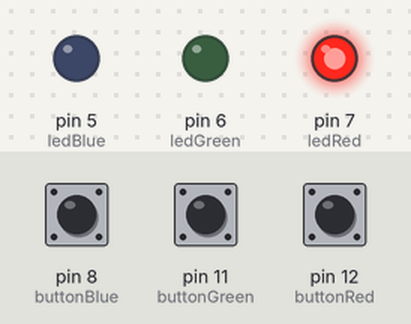
Simulated run of this sketch. Board: Arduino Uno, built with avr-gcc and run on an emulated ATmega328P. On the bench: output pins drawn as LEDs (lit = HIGH). The test bench sets the inputs (shaded band); at power-on: pin 12 (buttonRed) LOW, pin 8 (buttonBlue) LOW, pin 11 (buttonGreen) LOW. Random numbers use the default seed unless the sketch sets one.

Above: at 4.2 s.
4.3 s: pin 12 (buttonRed) pulled HIGH for 0.15 s
At 5.7 s:
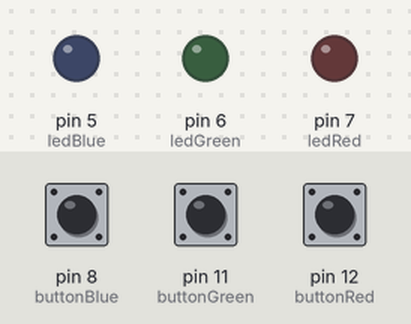
At 7.5 s:
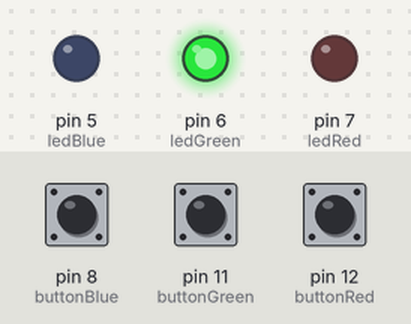
Timing chart, 0 to 10.6 s (numbered marks = the images above; inputs shaded):
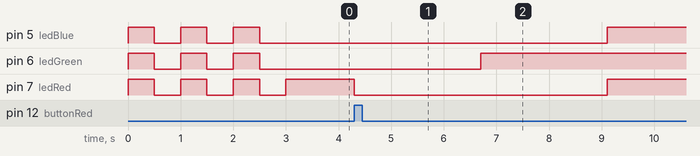

The sketch:

speedtester.ino
```cpp
// Led valojen pin numerot
const int ledRed = 7;
const int ledGreen = 6;
const int ledBlue = 5;

// Nappuloiden pin numerot
const int buttonRed = 12;
const int buttonGreen = 11;
const int buttonBlue = 8;

// Painetun nappulan pin numero. Käsitellään keskeytyksessä.
// Volatile tarkoittaa sitä, että arvo voi muuttua ennalta odottamattomalla tavalla. Estää kääntäjää optimoimasta sitä esim vakioksi.
volatile int buttonPressedPin = -1;

// Ennalta määrätty PCI metodi portille B (pins D8:D13)
// Rekisteröi mitä näppäintä painettiin.
ISR (PCINT0_vect) {
  if ( digitalRead(buttonRed)  == HIGH ) { // == LOW jos käytetään pull-up vastuksia kytkimissä.
    buttonPressedPin = buttonRed;
  }
  else if ( digitalRead(buttonGreen)  == HIGH ) {
    buttonPressedPin = buttonGreen;
  }
  else if ( digitalRead(buttonBlue)  == HIGH ) {
    buttonPressedPin = buttonBlue;
  }
}

// Määritetään pinien ominaisuudet ja aloitus.
void setup() {
  // Enable PCIE0 Bit0 = 1 (Port B)
  PCICR |= B00000001;
  // Valitaan PCINT3 Bit4, 3, 0 = 1 (Port D12, D11, D8)
  PCMSK0 |= B00011001;
  // Ottaa käyttöön siemenen random numeroille väliltä 0-1023 riippuen analog pin A0 inputista. Saadaan ympäröivän magneettikentän muutoksesta jokin random jännite.
  randomSeed(analogRead(A0));

  // Asetetaan ledejen pin modet.
  pinMode(ledRed, OUTPUT);
  pinMode(ledGreen, OUTPUT);
  pinMode(ledBlue, OUTPUT);
  // Asetetaan nappuloiden pin modet.
  pinMode(buttonRed, INPUT);
  pinMode(buttonGreen, INPUT);
  pinMode(buttonBlue, INPUT);
  // Välkytetään valoja ohjelman käynnistymisen merkiksi.
  for (int i = 0; i < 3; i++){
    allLedsOn(true);
    delay(500);
    allLedsOn(false);
    delay(500);
  }
}

void loop() {

  // static lokaali muuttuja säilyttää arvonsa funktiokutsujen välillä.
  static int blinkDelayMs = 50;
  static int multiplier = 50;
  static int level = 0;

  long ledCurrentlyOn = -1;
  int buttonToBePressedPin = -1;
  bool continueToNextStep = false;

  // Nollataan painettu nappi kierroksen alussa.
  buttonPressedPin = -1;
  // Määritetään mikä led on päällä.
  ledCurrentlyOn = switchLedOn(random(5,8));

  // Määritetään mitä näppäintä tulee painaa jotta peli jatkuu.
  switch(ledCurrentlyOn){
    case ledRed:
      buttonToBePressedPin = buttonRed;
      break;
    case ledGreen:
      buttonToBePressedPin = buttonGreen;
      break;
    case ledBlue:
      buttonToBePressedPin = buttonBlue;
      break;
    default :
      break;
  }

  // Viive jonka aikana nappia täytyy ehtiä painamaan.
  delayLoop(multiplier, blinkDelayMs);
  // Tarkistetaan onko painettu oikeaa nappia.
  continueToNextStep = wasPressCorrect(buttonToBePressedPin);

  if ( continueToNextStep ) {
    digitalWrite(ledCurrentlyOn, LOW);
    level++;
    multiplier = changeDelay(multiplier, blinkDelayMs);
  }
  else {
    buttonToBePressedPin = -1;
    allLedsOn(true);
    while(true){
      //valot jää päälle.
    }
  }
}

// Tarkistetaan onko painettu oikeaa nappia.
bool wasPressCorrect(int buttonToBePressedPin) {
  if ( buttonPressedPin == buttonToBePressedPin ) {
    return true;
  }
  return false;
}

// Sammuttaa tai sytyttää kaikki ledit.
void allLedsOn(bool on_off) {
  digitalWrite(ledRed, on_off);
  digitalWrite(ledGreen, on_off);
  digitalWrite(ledBlue, on_off);
}

// Pienentää viivettä mikä on aikaa painaa nappia. Palauttaa uuden viiveen kertoimen(silmukan kierrosten lkm).
int changeDelay(int multiplier, int blinkDelayMs) {
  if (multiplier > 1000) multiplier -= 5;
  else multiplier -= 2;

  delay(multiplier * blinkDelayMs);
  return multiplier;
}

// Viivesilmukka joka tarkistaa väliajoin onko nappia painettu.
void delayLoop(int multiplier, int blinkDelayMs) {
  for (int i = 0; i < multiplier; i++){
    delay(blinkDelayMs);
    // button press breaks the loop
    if ( buttonPressedPin != -1 ) {
      break;
    }
  }
}

// Sytyttää random ledin. Palauttaa sytytetyn ledin pinin numeron.
long switchLedOn(long pinForLed) {
    digitalWrite(pinForLed, HIGH);
    return pinForLed;
}
```

Measured:
- after the input at 4.3 s, pin 7 (ledRed): HIGH → LOW at once, → HIGH 4.8 s later
- by itself, pin 7 (ledRed): alternates HIGH for 0.50 s and LOW for 0.50 s, 6 changes in all, then stays HIGH
